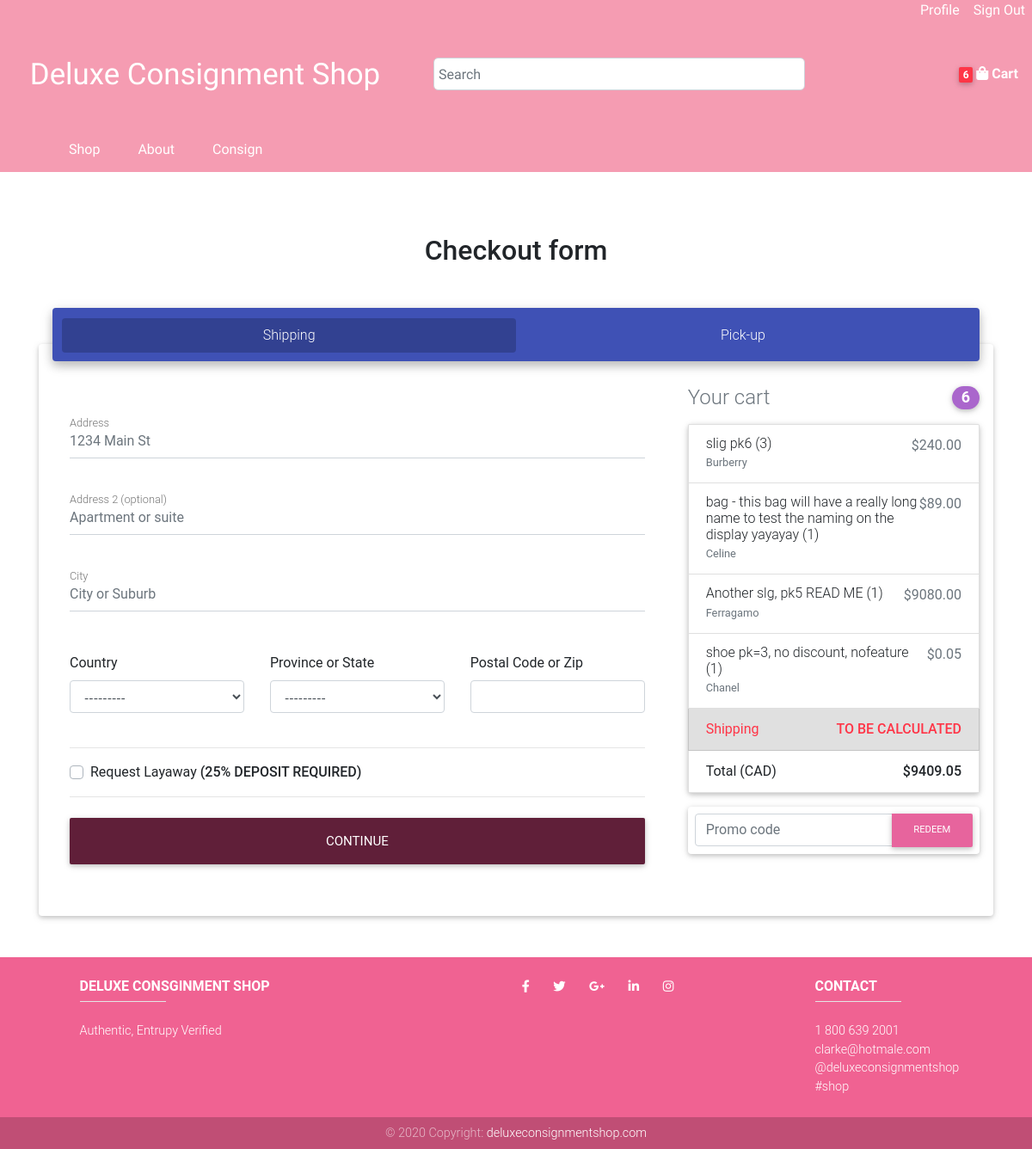
Before: /checkout/ (signed in) with the older database file.
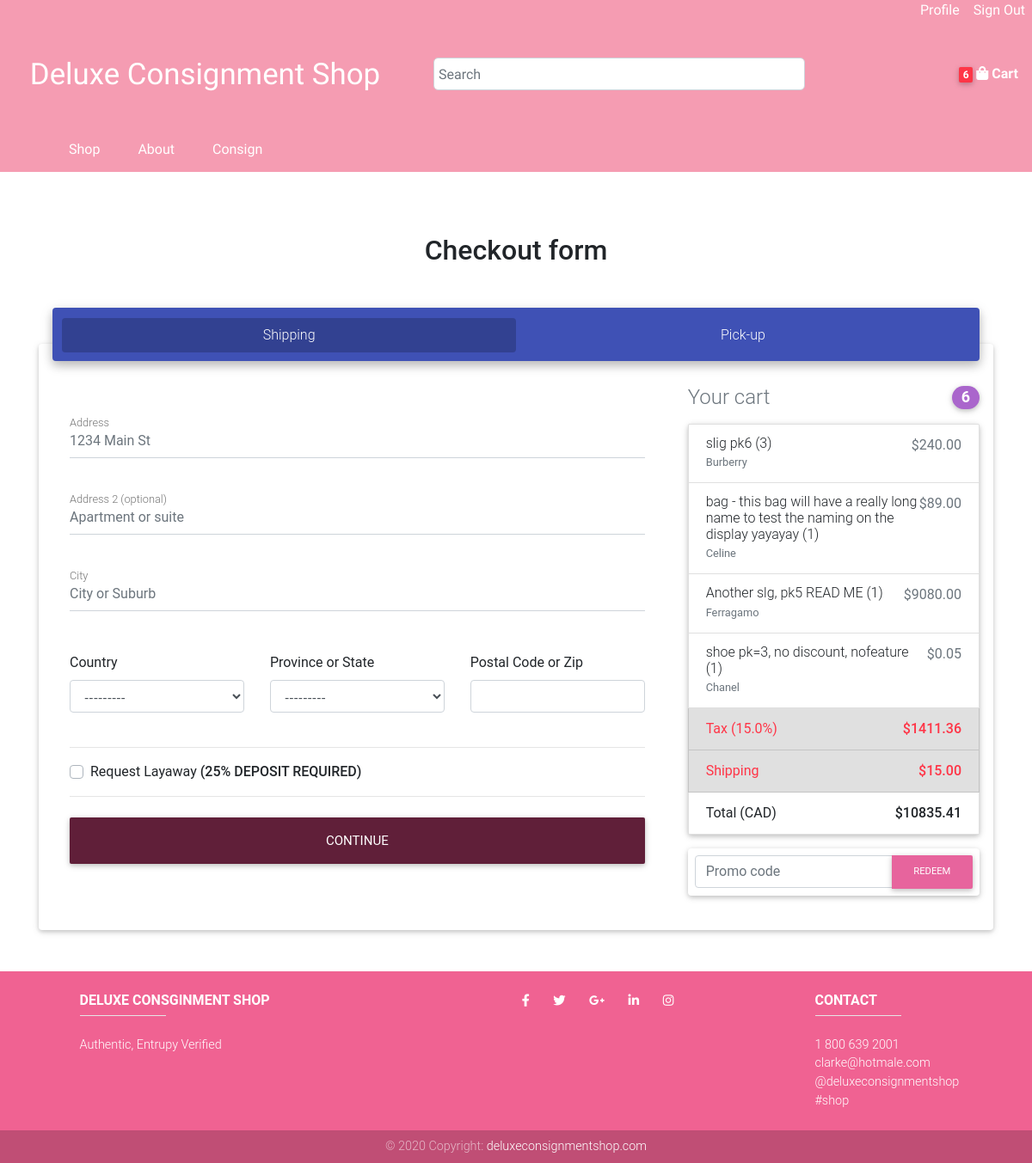
After: the same page with the newer database file.
### user/models.py (models this page shows, shortened)
class Order(models.Model):
    customer = models.ForeignKey(Customer, on_delete=models.SET_NULL, null=True, blank=True)
    coupon = models.ForeignKey('Coupon', on_delete=models.SET_NULL, null=True, blank=True)
    date_created = models.DateTimeField(auto_now_add=True)
    complete = models.BooleanField(default=False)
    delivery = models.CharField(max_length=100, choices=DELIVERY_OPTIONS, default='Pick-up',
                                null=True, blank=True)
    shipping_cost = models.FloatField(null=True, blank=True)
    layaway = models.BooleanField(default=False)
    tax = models.FloatField(null=True, blank=True)
    transaction_id = models.CharField(max_length=100, null=True)
    @property
    def get_cart_total(self):
        items = self.orderitem_set.all()
        total = sum([item.get_total for item in items])
        total = float(total)
        if self.coupon:
            total *= (1 - (self.coupon.discount_percentage/100))
        if self.tax:
            total *= 1 + (self.tax / 100)
        if self.shipping_cost:
            total += self.shipping_cost
        return total
    @property
    def get_cart_ontario_tax_total(self):
        items = self.orderitem_set.all()
        total = sum([item.get_total for item in items])
        total = float(total)
        if self.coupon:
            total *= (1 - (self.coupon.discount_percentage/100))
        total *= 1.13
        if self.shipping_cost:
            total += self.shipping_cost
        return total
    @property
    def get_cart_quantity(self):
        items = self.orderitem_set.all()
        return sum([item.quantity for item in items])
    @property
    def get_discount_total(self):
        if self.coupon:
            items = self.orderitem_set.all()
            total = float(sum([item.get_total for item in items]))
            total = total - total * (1 - (self.coupon.discount_percentage / 100))
            return total
        return 0
    @property
    def get_tax_total(self):
        if self.tax:
            items = self.orderitem_set.all()
            total = float(sum([item.get_total for item in items])) - self.get_discount_total
            total = total * (1 + (self.tax / 100)) - total
            return total
        return 0
    @property
    def get_ontario_tax_total(self):
        items = self.orderitem_set.all()
        total = float(sum([item.get_total for item in items])) - self.get_discount_total
        total = total * 1.13 - total
        return total

class OrderItem(models.Model):
    product = models.ForeignKey(Product, on_delete=models.SET_NULL, null=True)
    order = models.ForeignKey(Order, on_delete=models.SET_NULL, null=True)
    quantity = models.IntegerField(default=0, null=True, blank=True)
    date_added = models.DateTimeField(auto_now_add=True)
    @property
    def get_total(self):
        return self.quantity * self.product.discount_price

### store/models.py (models this page shows, shortened)
class Product(models.Model):
    name = models.CharField(max_length=200)
    brand = models.CharField(max_length=100, choices=BRAND_CHOICES, null=True)
    price = models.DecimalField(max_digits=99, decimal_places=2)
    discount_price = models.DecimalField(max_digits=99, decimal_places=2, blank=True, null=True)
    featured = models.BooleanField(default=False)
    thumbnail = models.ImageField(null=True, blank=True, upload_to='thumbnails')
    quantity = models.IntegerField(default=1)
    in_stock = models.BooleanField(default=True)
    date_created = models.DateTimeField(default=timezone.now)
    description = models.TextField(max_length=2000, null=True, blank=True)
    slug = models.SlugField(max_length=200, blank=True)
    @property
    def get_remove_from_cart_url(self):
        return reverse("shop:remove-from-cart", kwargs={
            'slug': self.slug
        })
    @property
    def get_brand(self):
        return self.get_brand_display()

### store/views.py (the view)
# urls.py: path('checkout/', store_views.checkout, name="checkout"),
def checkout(request):
    if request.user.is_authenticated:
        data = cartData(request)
    else:
        if 'code' in request.session:
            data = cookieCartData(request, code=request.session['code'])
        else:
            data = cookieCartData(request)
    order = data['order']
    items = data['items']
    cart_quantity = data['cart_quantity']
    cart_total = data['cart_total']
    products = Product.objects.all()
    form = ShippingAddressForm()
    pick_up_form = PickUpForm()
    coupon_form = CouponForm()
    context = {
        'products': products,
        'order': order,
        'items': items,
        'cart_quantity': cart_quantity,
        'cart_total': cart_total,
        'form': form,
        'pick_up_form': pick_up_form,
        'coupon_form': coupon_form
    }
    return render(request, 'store/checkout.html', context)

### user/forms.py
class PickUpForm(forms.Form):
    first_name = forms.CharField(widget=forms.TextInput(attrs={'class': 'form-control'}), max_length=100, required=False)
    last_name = forms.CharField(widget=forms.TextInput(attrs={'class': 'form-control'}), max_length=100, required=False)
    email = forms.EmailField(widget=forms.TextInput(attrs={'class': 'form-control'}), max_length=100, required=False)
    layaway2 = forms.BooleanField(widget=forms.CheckboxInput(attrs={'class': 'custom-control-input layaway'}), required=False)

### store/utils.py (called while the page is built)
def cartData(request):
    customer = request.user.customer
    order, created = Order.objects.get_or_create(customer=customer, complete=False)
    items = order.orderitem_set.all()
    cart_quantity = order.get_cart_quantity
    cart_total = order.get_cart_total
    return {'order': order, 'items': items, 'cart_quantity': cart_quantity, 'cart_total': cart_total}

### store/templates/store/checkout.html (shortened to what this page needs)
{% extends 'store/base.html' %}
{% load static %}
{% block content %}
<main class="mb-5 pt-4">
    <div class="container wow fadeIn">
        <h2 class="my-5 h2 text-center">Checkout form</h2>
        <ul class="nav nav-tabs nav-justified md-tabs indigo" id="myTabJust" role="tablist">
            <li class="nav-item">
                <a class="nav-link active" id="home-tab-just" data-toggle="tab" href="#home-just" role="tab"
                   aria-controls="home-just"
                   aria-selected="true">Shipping</a>
            </li>
            <li class="nav-item">
                <a class="nav-link" id="contact-tab-just" data-toggle="tab" href="#contact-just" role="tab"
                   aria-controls="contact-just"
                   aria-selected="false">Pick-up</a>
            </li>
        </ul>
        <div class="tab-content card pt-5" id="myTabContentJust">
            <div class="tab-pane fade show active" id="home-just" role="tabpanel" aria-labelledby="home-tab-just">
                {% include 'store/shipping.html' %}
            </div>
        </div>
    </div>
</main>
{% endblock content %}

### store/templates/store/shipping.html (shortened to what the changed rows need)
<div class="row">
    <div class="col-md-4 mb-4">
        <ul class="list-group mb-3 z-depth-1">
            {% if not order.tax %}
            <li class="list-group-item d-flex justify-content-between lh-condensed bg-light tax-list-item hidden">
                <span class="text-danger tax-percent"></span>
                <strong class="text-danger tax-cost"></strong>
            </li>
            {% else %}
            <li class="list-group-item d-flex justify-content-between lh-condensed bg-light tax-list-item">
                <span class="text-danger tax-percent">Tax ({{order.tax}}%)</span>
                <strong class="text-danger tax-cost">${{order.get_tax_total|floatformat:2}}</strong>
            </li>
            {% endif %}
            {% if order.shipping_cost %}
            <li class="list-group-item d-flex justify-content-between lh-condensed bg-light">
                <span class="text-danger">Shipping</span>
                <strong class="text-danger shipping-cost">${{order.shipping_cost|floatformat:2}}</strong>
            </li>
            {% else %}
            <li class="list-group-item d-flex justify-content-between lh-condensed bg-light">
                <span class="text-danger">Shipping</span>
                <strong class="text-danger shipping-cost">TO BE CALCULATED</strong>
            </li>
            {% endif %}
            <li class="list-group-item d-flex justify-content-between">
                <span>Total (CAD)</span>
                <strong id="total-cost">${{cart_total|floatformat:2}}</strong>
            </li>
        </ul>
    </div>
</div>

Changed rows visible on the page:
now on this page (row edited): Order: tax "15.0", get_tax_total "1411.36", shipping_cost "15.00"
changed Order: tax empty → 15 (drawn); shipping_cost empty → 15 (drawn)
Other visible differences:
{{ cart_total|floatformat:2 }}: "9409.05" → "10835.41"
text no longer shown: "TO BE CALCULATED"
text now shown: "Tax ( %) $ $"
